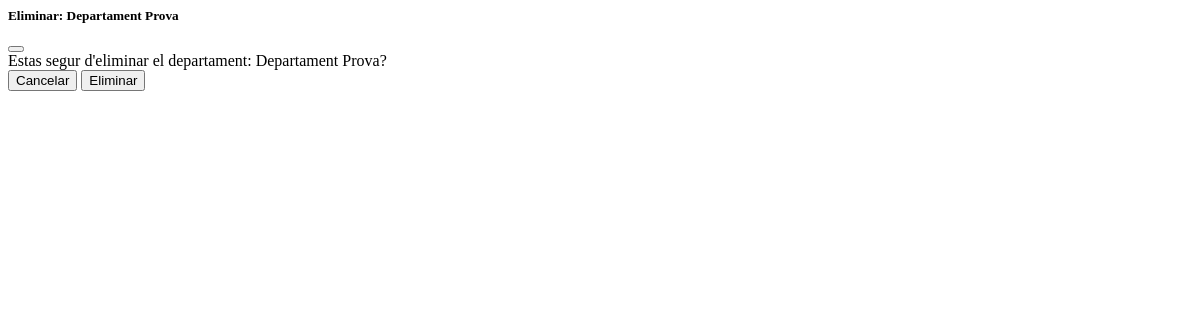
/aplicacions/projecte_batxillerat/eliminar_departament/4/ (signed in), run on an earlier commit of the app's database.
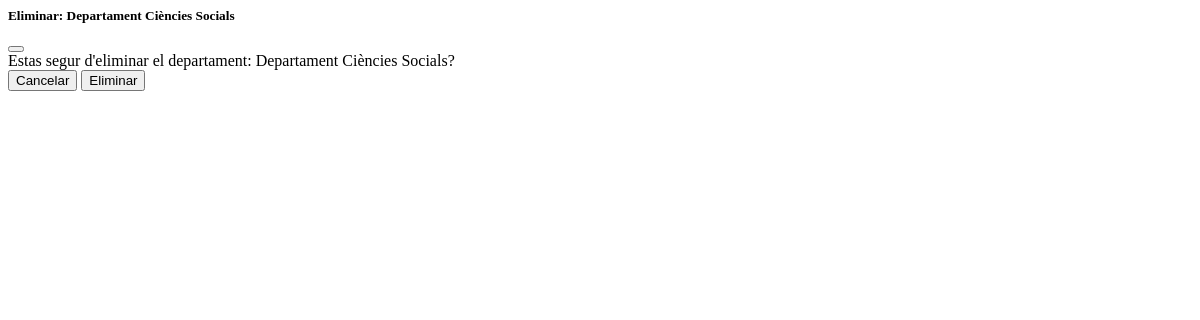
And on a later commit of the database.
### batxillerat_projecte/models.py (models this page shows, shortened)
class Departament(models.Model):
    nom = models.CharField(max_length=100)

### batxillerat_projecte/views.py (the view)
# urls.py: path('eliminar_departament/<int:pk>/', EliminarDepartament.as_view(), name='eliminar-departament'),
class EliminarDepartament(LoginRequiredMixin, generic.DeleteView):
    @method_decorator(professor_encarregat)
    def dispatch(self, request, *args, **kwargs):
        return super().dispatch(request, *args, **kwargs)
    template_name = "batx_seminaris/departament_crud/eliminar_departament.html"
    success_url = reverse_lazy("batxSeminaris:manteniment-formulari")
    queryset = Departament.objects.all()

### batxillerat_projecte/templates/batx_seminaris/departament_crud/eliminar_departament.html (shortened to what this page needs)
{% load crispy_forms_tags %}
<div class="modal-dialog">
    <div class="modal-content">
    <div class="modal-header">
        <h5 class="modal-title">Eliminar: {{departament.nom}}</h5>
        <button type="button" class="btn-close" data-bs-dismiss="modal" aria-label="Close"></button>
    </div>
    <form action="{% url 'batxSeminaris:eliminar-departament' departament.id %}" method="POST">
        <div class="modal-body">
            Estas segur d'eliminar el departament: {{departament.nom}}?
        </div>
        <div class="modal-footer">
            <button type="button" class="btn btn-secondary" data-bs-dismiss="modal">Cancelar</button>
            <button type="submit" class="btn btn-primary">Eliminar</button>
        </div>
    </form>
</div>

What changed in the data, as far as the page shows it:
changed Departament: nom "Departament Prova" → "Departament Ciències Socials"
